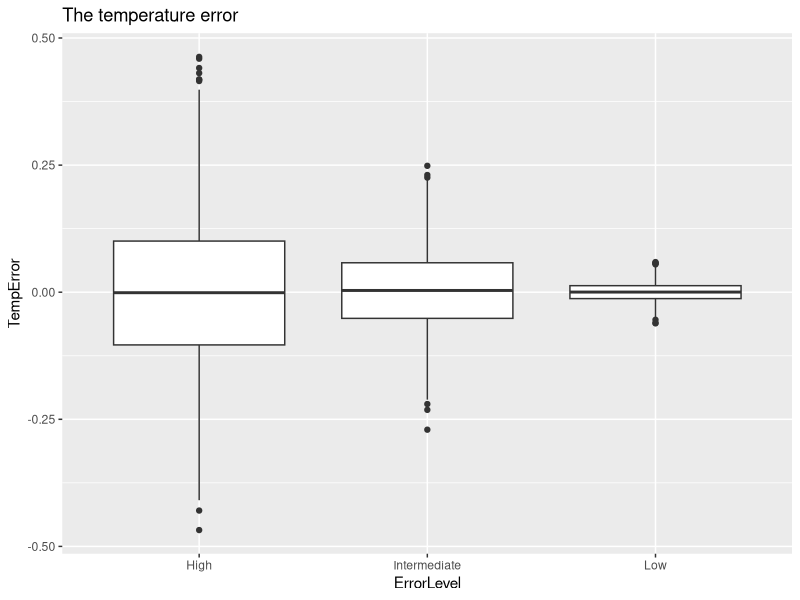
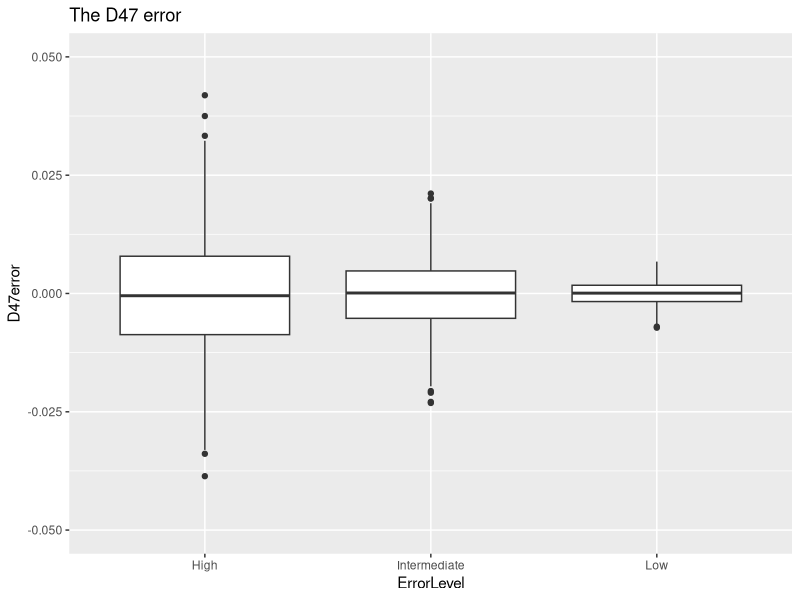

These figures' R source, in order:
## ---- chunk 1
knitr::opts_chunk$set(echo = TRUE, warning = FALSE, message = FALSE)

library(tidyverse)
library(dplyr)
library(ggplot2)
library(patchwork)
## ---- chunk 2
data_low <- read_csv("Dataset_S1_Mar8.csv")
data_intermediate <- read_csv("Dataset_S2_Apr20_V2.csv")
data_high <- read_csv("Dataset_S3_Apr20_V2.csv")
## ---- chunk 3
data_low['ErrorLevel'] <- rep("Low", nrow(data_low))
data_intermediate['ErrorLevel'] <- rep("Intermediate", nrow(data_intermediate))
data_high['ErrorLevel'] <- rep("High", nrow(data_high))

rbind(data_low[c('ErrorLevel', 'TempError')], data_intermediate[c('ErrorLevel', 'TempError')], data_high[c('ErrorLevel', 'TempError')]) %>% 
  ggplot(aes(y = TempError, x = ErrorLevel))+
  geom_boxplot() + 
  # ylim(c(-0.2, 0.2)) + 
  labs(title = "The temperature error")


## ---- chunk 4

rbind(data_low[c('ErrorLevel', 'D47error')], data_intermediate[c('ErrorLevel', 'D47error')], data_high[c('ErrorLevel', 'D47error')]) %>% 
  ggplot(aes(y = D47error, x = ErrorLevel))+
  geom_boxplot() + 
  ylim(c(-0.05, 0.05)) + 
  labs(title = "The D47 error")
